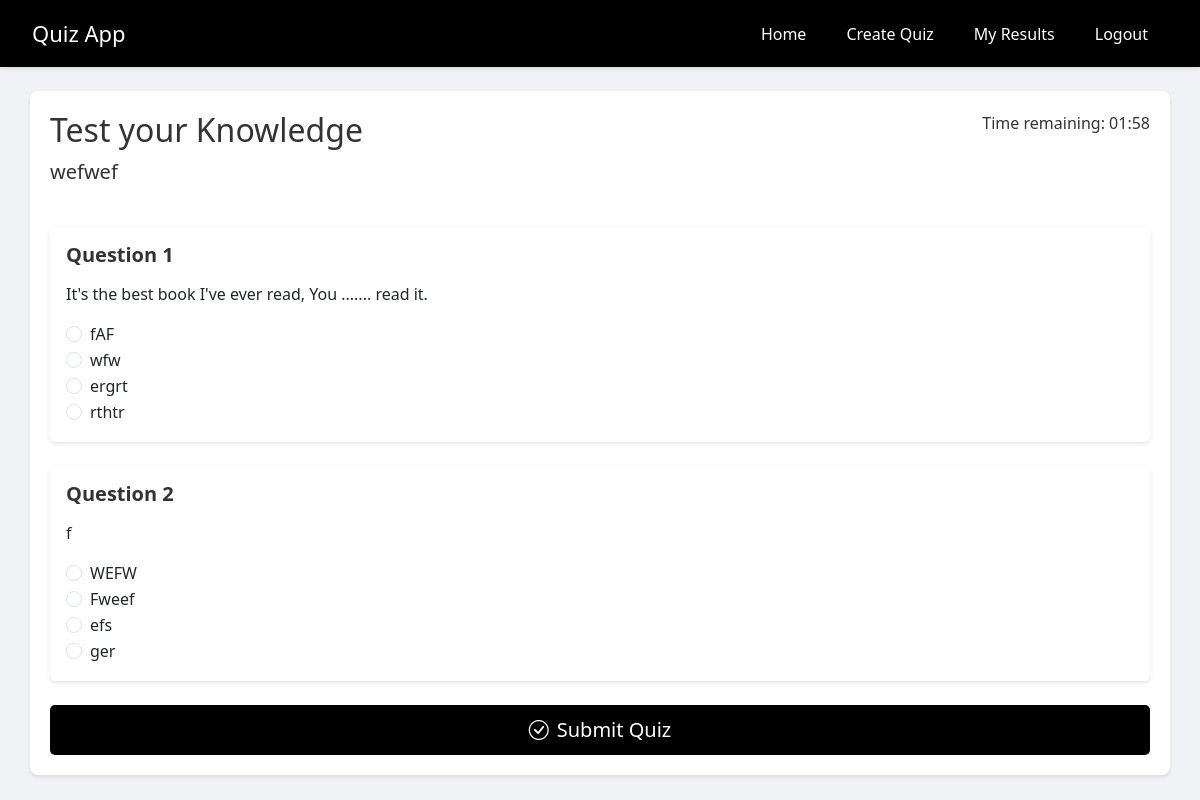
The page /quiz/1 (signed in) on the database its author committed.
### app.py (models this page shows, shortened)
class Quiz(db.Model):
    id = db.Column(db.Integer, primary_key=True)
    title = db.Column(db.String(200), nullable=False)
    description = db.Column(db.Text)
    time_limit = db.Column(db.Integer)  # Time limit in seconds
    creator_id = db.Column(db.Integer, db.ForeignKey('user.id'), nullable=False)
    questions = db.relationship('Question', backref='quiz', lazy=True)
    results = db.relationship('QuizResult', backref='quiz', lazy=True)
    creator = db.relationship('User', backref='created_quizzes', lazy=True)

class Question(db.Model):
    id = db.Column(db.Integer, primary_key=True)
    quiz_id = db.Column(db.Integer, db.ForeignKey('quiz.id'), nullable=False)
    question_text = db.Column(db.Text, nullable=False)
    options = db.Column(db.Text, nullable=False)  # JSON string of options
    correct_answer = db.Column(db.String(200), nullable=False)
    points = db.Column(db.Integer, default=1)
    def get_options(self):
        return json.loads(self.options)

### app.py (the view)
@app.route('/quiz/<int:quiz_id>', methods=['GET'])
@login_required
def take_quiz(quiz_id):
    quiz = Quiz.query.get_or_404(quiz_id)
    return render_template('quiz.html', quiz=quiz)

### app.py (called while the page is built)
@login_manager.user_loader
def load_user(user_id):
    return User.query.get(int(user_id))

### templates/quiz.html (shortened to what this page needs)
{% extends "base.html" %}
{% block content %}
<div class="quiz-container">
    <div class="row mb-4">
        <div class="col">
            <h2>{{ quiz.title }}</h2>
            <p class="lead">{{ quiz.description }}</p>
        </div>
        <div class="col-auto">
            <div class="timer-container">
                <div class="timer" id="timer">
                    Time remaining: <span id="time-display">--:--</span>
                </div>
            </div>
        </div>
    </div>
    <form id="quiz-form">
        {% for question in quiz.questions %}
        <div class="card mb-4 question-card" data-question-id="{{ question.id }}">
            <div class="card-body">
                <h5 class="card-title">Question {{ loop.index }}</h5>
                <p class="card-text">{{ question.question_text }}</p>
                <div class="options">
                    {% for option in question.get_options() %}
                    <div class="form-check">
                        <input class="form-check-input" type="radio"
                               name="question_{{ question.id }}"
                               id="q{{ question.id }}_{{ loop.index }}"
                               value="{{ option }}">
                        <label class="form-check-label" for="q{{ question.id }}_{{ loop.index }}">
                            {{ option }}
                        </label>
                    </div>
                    {% endfor %}
                </div>
            </div>
        </div>
        {% endfor %}
        <div class="d-grid gap-2">
            <button type="submit" class="btn btn-custom btn-lg">
                <i class="bi bi-check-circle me-2"></i>Submit Quiz
            </button>
        </div>
    </form>
</div>
{% endblock %}

### static/css/style.css (style rules this page uses)
body { min-height: 100vh; background: #f0f2f5; color: #333; }
.btn-custom { background-color: #000; color: #fff; border: none; padding: 10px 20px; border-radius: 5px; font-weight: 500; transition: none; transform: none; }
.card { border: none; box-shadow: 0 2px 4px rgba(0, 0, 0, 0.1); margin-bottom: 20px; transition: none; transform: none; }
.card-title { color: #333; font-weight: 600; margin-bottom: 15px; }

### rows shown on the page
Quiz: title "Test your Knowledge", description "wefwef"
Question: question_text "It's the best book I've ever read, You ....... read it.", get_options "fAF" "wfw" "ergrt" "rthtr"
Question: question_text "f", get_options "WEFW" "Fweef" "efs" "ger"
